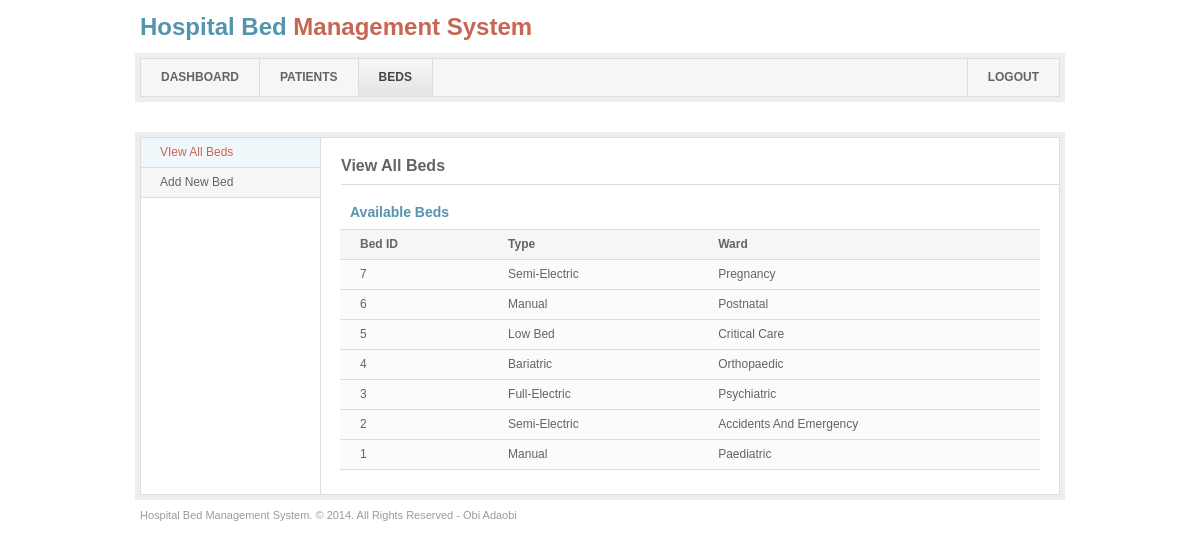
The app's page /beds.php (signed in) with its own data.
### tables this page shows
CREATE TABLE IF NOT EXISTS `beds` (
  `bed_id` bigint(20) NOT NULL AUTO_INCREMENT,
  `type` varchar(150) NOT NULL,
  `ward` varchar(150) NOT NULL,
  PRIMARY KEY (`bed_id`)
);

### beds.php (the view, shortened to what this page needs)
<?php
	if(!isset($_SESSION['user_id'])){ Redirect('index.php'); }
	else
	{
		require_once('inc/header.php');
	}
?>
        <ul id="mainNav">
        	<li><a href="dashboard.php">DASHBOARD</a></li>
        	<li><a href="patients.php">PATIENTS</a></li>
        	<li><a href="beds.php" class="active">BEDS</a></li>
        	<li class="logout"><a href="logout.php">LOGOUT</a></li>
        </ul>
        <div id="containerHolder">
			<div id="container">
        		<div id="sidebar">
                	<ul class="sideNav">
                    	<li><a href="beds.php" class="active">VIew All Beds</a></li>
                    	<li><a href="add-bed.php">Add New Bed</a></li>
                    </ul>
                </div>
                <h2>View All Beds</h2>
                <div id="main">
					<h3>Available Beds</h3>
                    	<table cellpadding="0" cellspacing="0">
							<tr>
                                <td><b>Bed ID</b></td>
                                <td><b>Type</b></td>
                                <td><b>Ward</b></td>
                            </tr>
                            <?php
								$result=mysql_query("SELECT * FROM beds ORDER BY bed_id DESC");
								while($row=mysql_fetch_assoc($result))
								{
									echo"<tr class=odd>
                                	<td>$row[bed_id]</td>
                                	<td>$row[type]</td>
                                	<td>$row[ward]</td>
                            		</tr>";
								}
							?>
                        </table>
                        <br /><br />
                </div>
 <?php
	require_once('inc/footer.php');
?>

### style/css/layout.css (style rules this page uses)
body { background: white; font-family: Arial, Helvetica, sans-serif; font-size: 12px; color: #646464; text-align: center; }
#mainNav { width: 918px; height: 37px; padding: 6px; margin: 0 0 30px 0; background: url(../img/top-menu-bg.gif) no-repeat left top; }
#mainNav li { float: left; height: 37px; border-right: 1px solid #ddd; }
#mainNav li a { display: block; float: left; height: 37px; font-weight: bold; line-height: 37px; text-decoration: none; color: #646464; padding: 0 20px; }
#mainNav li.logout { float: right; border-left: 1px solid #ddd; border-right: none; }
#mainNav li a.active, #mainNav li a.active { background: #f0f0f0 url(../img/top-menu-item-bg.gif) repeat-x left top; color: #454545; }
#containerHolder { background: #eee; padding: 5px; }
#container { background: #fff url(../img/content.gif) repeat-y left top; border: 1px solid #ddd; width: 918px; }
#sidebar { width: 179px; float: left; }
#sidebar .sideNav { width: 179px; }
#sidebar .sideNav li { border-bottom: 1px solid #ddd; width: 179px; }
#sidebar .sideNav li a { display: block; color: #646464; background: #f6f6f6; text-decoration: none; height: 29px; line-height: 29px; padding: 0 19px; width: 141px; }
#sidebar .sideNav li a.active, #sidebar .sideNav li a.active:hover { background: #f0f7fa; color: #c66653; }
h2 { width: 718px; float: right; color: #646464; font-size: 16px; line-height: 16px; font-weight: bold; margin: 20px 0 0 0; padding: 0 0 10px 0; border-bottom: 1px solid #ddd; }
#main { width: 700px; float: right; padding: 0 19px 0 0; }
h3 { font-size: 14px; line-height: 14px; font-weight: bold; color: #5494af; padding: 0 0 0 10px; margin: 20px 0 10px; }
#main table { border-top: 1px solid #ddd; width: 700px; }
#main table tr td { background: #f6f6f6; padding: 0px 20px; height: 29px; line-height: 29px; border-bottom: 1px solid #ddd; }
#main table tr.odd td { background: #fbfbfb; }

### records on screen
beds: bed_id "7", type "Semi-Electric", ward "Pregnancy"
beds: bed_id "6", type "Manual", ward "Postnatal"
beds: bed_id "5", type "Low Bed", ward "Critical Care"
beds: bed_id "4", type "Bariatric", ward "Orthopaedic"
beds: bed_id "3", type "Full-Electric", ward "Psychiatric"
beds: bed_id "2", type "Semi-Electric", ward "Accidents And Emergency"
beds: bed_id "1", type "Manual", ward "Paediatric"
